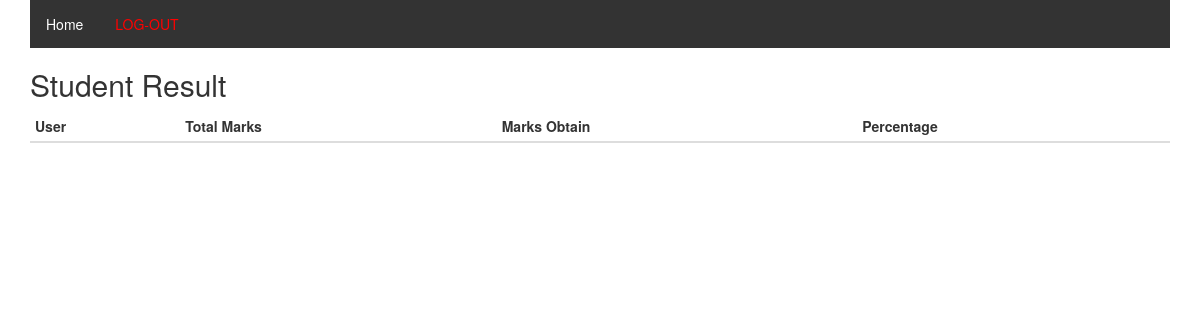
The page /view_result.php (signed in) on the database as committed earlier.
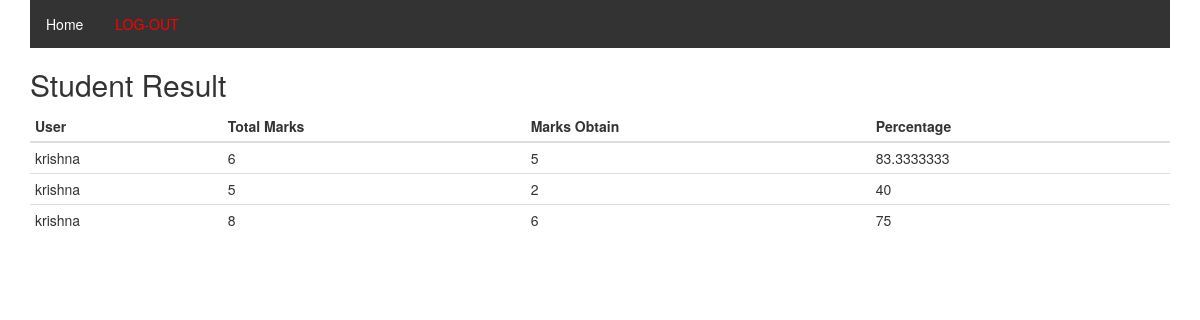
The same page on the database as committed later.
### tables this page shows
CREATE TABLE `result` (
  `id` int(10) NOT NULL,
  `user` varchar(500) NOT NULL,
  `total_mark` int(10) NOT NULL,
  `mark` int(10) NOT NULL,
  `percentage` varchar(10) NOT NULL
);

### view_result.php (the view, shortened to what this page needs)
<?php
$host="localhost";
$user="root";
$pass="";
$db="exam_question";
$con=mysqli_connect($host,$user,$pass,$db);
$user=$_SESSION['user'];
$sql1=mysqli_query($con,"select * from login where email='$user'");
$row1=mysqli_fetch_array($sql1);
$user1=$row1['user'];
$sql=mysqli_query($con,"select * from result where user='$user1'");
?>
<!DOCTYPE html>
<html lang="en">
<head>
  <link rel="stylesheet" href="https://maxcdn.bootstrapcdn.com/bootstrap/3.4.1/css/bootstrap.min.css">
</head>
<body>
<div class="container">
<ul>
  <li><a href="student.php">Home</a></li>
  <li><a href="index1.html" style="color:red">LOG-OUT</a></li>
</ul>
  <h2>Student Result</h2>
  <table class="table table-condensed">
    <thead>
      <tr>
        <th>User</th>
        <th>Total Marks</th>
        <th>Marks Obtain</th>
        <th>Percentage</th>
      </tr>
    </thead>
    <?php
while($row=mysqli_fetch_array($sql))
{
    ?>
<tr>
<td><?php  echo $row['user']; ?></td>
<td><?php  echo $row['total_mark']; ?></td>
<td><?php  echo $row['mark']; ?></td>
<td><?php  echo $row['percentage']; ?></td>
</tr>
<?php
}
?>
  </table>
</div>
</body>
</html>

Rows that differ between the two databases and show on the page:
added result: user "krishna", total_mark "6", mark "5", percentage "83.3333333"
added result: user "krishna", total_mark "5", mark "2", percentage "40"
added result: user "krishna", total_mark "8", mark "6", percentage "75"
